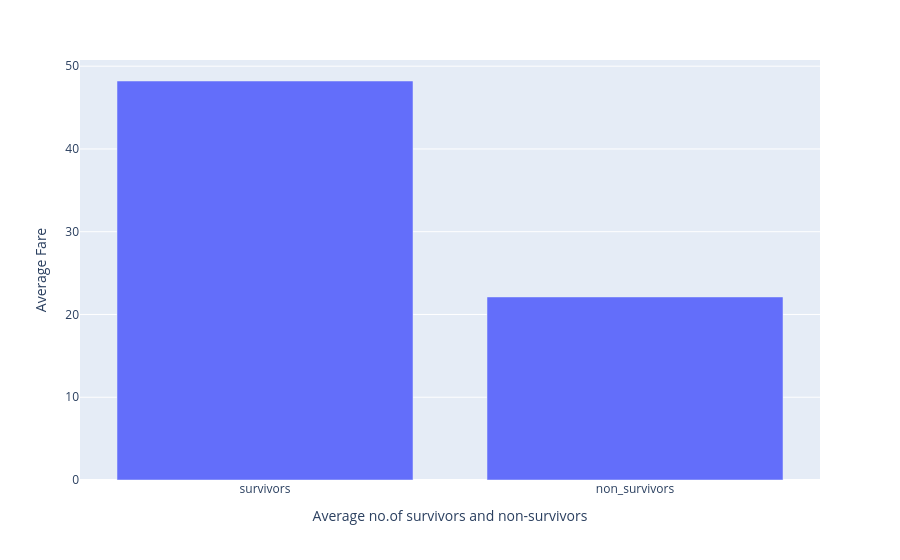

Here is the notebook cell this chart was saved with:
### Code cell
figure=px.bar(x=["survivors","non_survivors"],y=[average_fare_for_survivors,average_fare_for_non_survivors])
figure.update_layout(xaxis_title='Average no.of survivors and non-survivors', yaxis_title='Average Fare')

### Figure 1 — Plotly figure (JSON) as saved in the notebook; plotly's stock layout.template omitted (floating-point values rounded to 4 significant figures)
{"data": [{"hovertemplate": "x=%{x}<br>y=%{y}<extra></extra>", "legendgroup": "", "marker": {"color": "#636efa", "pattern": {"shape": ""}}, "name": "", "orientation": "v", "showlegend": false, "textposition": "auto", "type": "bar", "x": ["survivors", "non_survivors"], "xaxis": "x", "y": [48.21, 22.12], "yaxis": "y"}], "layout": {"barmode": "relative", "legend": {"tracegroupgap": 0}, "margin": {"t": 60}, "xaxis": {"anchor": "y", "domain": [0, 1], "title": {"text": "Average no.of survivors and non-survivors"}}, "yaxis": {"anchor": "x", "domain": [0, 1], "title": {"text": "Average Fare"}}}}
